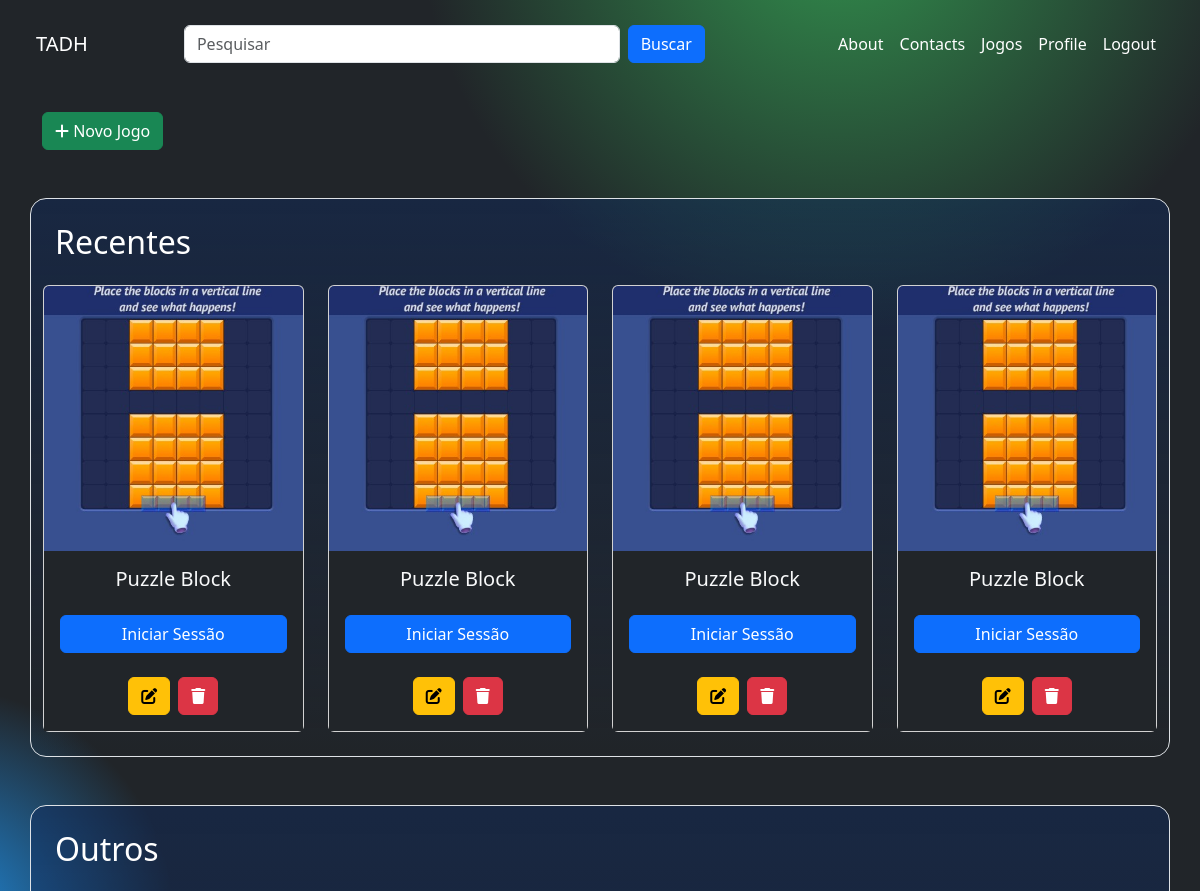
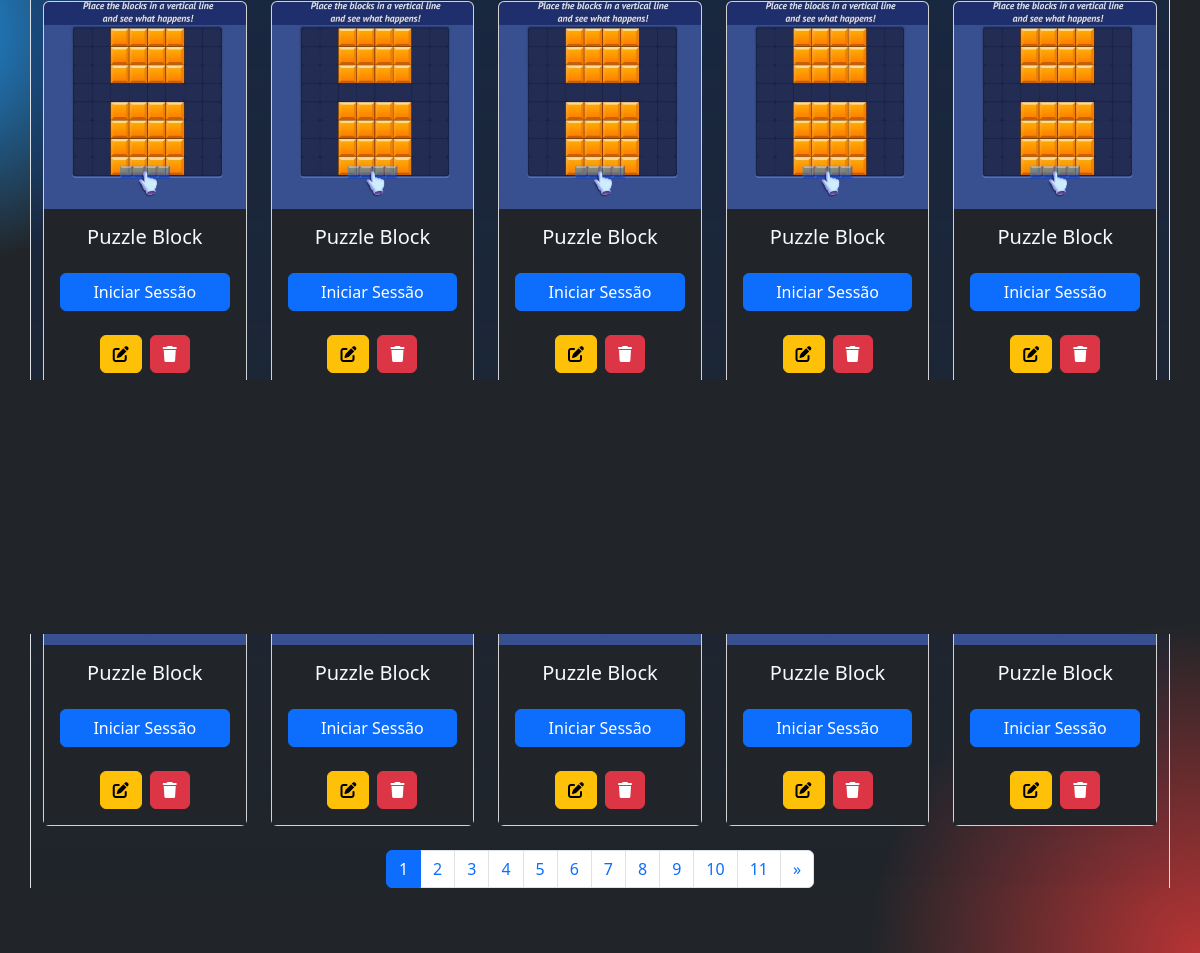
Screenshot of /jogos/ (signed in) with the database file from the repository (2 pictures, top to bottom).
### jogos/models.py (models this page shows, shortened)
class Jogo(models.Model):
    CATEGORIAS = [
        ("recentes", "Recentes"),
        ("outros", "Outros"),
    ]
    titulo = models.CharField(max_length=100)
    descricao = models.TextField()
    imagem = models.ImageField(upload_to="jogos/")
    url_jogo = models.URLField()
    categoria = models.CharField(max_length=10, choices=CATEGORIAS, default="outros")

### jogos/views.py (the view)
# urls.py: path("jogos/", views.jogos_list, name="jogos"),
@login_required(login_url="login")
def jogos_list(request):
    recentes = Jogo.objects.filter(categoria="outros").order_by("-id")[:4]
    outros_list = Jogo.objects.filter(categoria="outros").order_by("-id")
    q = request.GET.get('q', '').strip()
    term = " ".join(q.split())
    if q != "":
        outros_list = outros_list.filter(
            Q(titulo__icontains=term)
        )
    paginator = Paginator(outros_list, 10)  # Show 8 items per page
    page_number = request.GET.get('page', 1)
    outros = paginator.get_page(page_number)
    jogos_page = True
    context = {
        "recentes": recentes,
        "outros": outros,
        "paginator": paginator,
        "jogos_page": jogos_page
    }
    return render(request, "pages/jogos.html", context)

### jogos/templates/pages/jogos.html (shortened to what this page needs)
{% extends 'base.html' %}
{% block permissions %}
  {% load permission_tags %}
{% endblock permissions %}
{% block content %}
{% if user|has_role:'Admin' %}
<div class="container mt-4">
    <a href="{% url 'criar_jogo' %}" class="btn btn-success">
      <i class="fas fa-plus"></i> Novo Jogo
    </a>
</div>
{% endif %}
    <div class="container mt-5 recents rounded-4 p-4 border">
        <h1 class="mb-4 fs-2 ms-0">Recentes</h1>
        <div class="row g-4" style="display: grid; grid-template-columns: repeat(auto-fit, minmax(200px, 1fr)); gap: 1.5rem;">
            {% for jogo in recentes %}
            <div class="card p-0 z-index-1">
                <img src="{{ jogo.imagem.url }}" class="card-img-top" alt="{{ jogo.titulo }}">
                <div class="card-body bg-dark text-center">
                    <h5 class="card-title text-light mb-4">{{ jogo.titulo }}</h5>
                    <a href="{{ jogo.url_jogo }}" class="btn btn-primary w-100">Iniciar Sessão</a>
                    {% if user|has_role:'Admin' %}
                    <div class="d-flex justify-content-center
                    gap-2 mt-4">
                        <a href="{% url 'editar_jogo' jogo.id %}" class="btn btn-warning">
                          <i class="fas fa-edit"></i>
                        </a>
                        <button type="button" class="btn btn-danger" data-bs-toggle="modal" data-bs-target="#confirmDeleteModal-{{ jogo.id }}">
                            <i class="fas fa-trash"></i>
                        </button>
                      </div>
                      {% endif %}
                </div>
            </div>
            {% endfor %}
        </div>
    </div>
    <div class="container mt-5 recents rounded-4 p-4 border  mb-4">
        <h1 class="mb-4 fs-2 ms-0">Outros</h1>
        <div class="row g-4" style="display: grid; grid-template-columns: repeat(auto-fit, minmax(200px, 1fr)); gap: 1.5rem;">
            {% for jogo in outros %}
            <div class="card p-0">
                <img src="{{ jogo.imagem.url }}" class="card-img-top" alt="{{ jogo.titulo }}">
                <div class="card-body bg-dark text-center">
                    <h5 class="card-title text-light mb-4">{{ jogo.titulo }}</h5>
                    <a href="{{ jogo.url_jogo }}" class="btn btn-primary w-100">Iniciar Sessão</a>
                    <div class="d-flex justify-content-center gap-2 mt-4">
                        <a href="{% url 'editar_jogo' jogo.id %}" class="btn btn-warning">
                          <i class="fas fa-edit"></i>
                        </a>
                        <button type="button" class="btn btn-danger" data-bs-toggle="modal" data-bs-target="#confirmDeleteModal-{{ jogo.id }}">
                            <i class="fas fa-trash"></i>
                        </button>
                      </div>
                </div>
            </div>
            {% endfor %}
        </div>
        {% if outros.has_other_pages %}
        <nav aria-label="Page navigation" class="mt-4">
            <ul class="pagination justify-content-center">
                {% for page_num in paginator.page_range %}
                    {% if page_num == outros.number %}
                    <li class="page-item active">
                        <span class="page-link">{{ page_num }}</span>
                    </li>
                    {% else %}
                    <li class="page-item">
                        <a class="page-link" href="?page={{ page_num }}">{{ page_num }}</a>
                    </li>
                    {% endif %}
                {% endfor %}
                {% if outros.has_next %}
                <li class="page-item">
                    <a class="page-link" href="?page={{ outros.next_page_number }}" aria-label="Next">
                        <span aria-hidden="true">&raquo;</span>
                    </a>
                </li>
                {% endif %}
            </ul>
        </nav>
        {% endif %}
    </div>
{% endblock content %}

### jogos/templates/base.html (shortened to what this page needs)
{% load static %}
<!DOCTYPE html>
<html lang="pt-br">
<head>
    <link href="https://cdn.jsdelivr.net/npm/bootstrap@5.3.0-alpha1/dist/css/bootstrap.min.css" rel="stylesheet">
    <link rel="stylesheet" href="https://cdnjs.cloudflare.com/ajax/libs/font-awesome/6.0.0-beta3/css/all.min.css">
    <link rel="stylesheet" href="{% static 'css/styles.css' %}">
</head>
<body class="bg-dark">
    {% include 'partials/header.html' %}
    {% block content %}{% endblock content %}
</body>
</html>

### jogos/templates/partials/header.html (shortened to what this page needs)
<nav class="navbar navbar-expand-lg p-4">
        <div class="container-fluid">
            <a class="navbar-brand text-white" href="{% url 'home' %}">TADH</a>
            {% if jogos_page %}
                <form action="{% url 'jogos' %}" class="d-flex mx-auto search-form">
                    <input type="search" class="form-control me-2 btn-search" placeholder="Pesquisar" aria-label="Search" name="q" value="{{ request.GET.q }}">
                    <button class="btn btn-primary" type="submit">Buscar</button>
                </form>
            {% endif %}
            <div class="collapse navbar-collapse" id="navbarNav">
                <ul class="navbar-nav ms-auto">
                    <li class="nav-item">
                        <a class="nav-link text-white" href="{% url 'sobre' %}">About</a>
                    </li>
                    <li class="nav-item">
                        <a class="nav-link text-white" href="{% url 'faleconosco' %}">Contacts</a>
                    </li>
                    {% if user.is_authenticated %}
                    <li class="nav-item">
                        <a class="nav-link text-white" href="{% url 'jogos' %}">Jogos</a>
                    </li>
                    <li class="nav-item">
                        <a class="nav-link text-white" href="{% url 'profile' %}">Profile</a>
                    <li class="nav-item">
                        <a class="nav-link text-white" href="{% url 'logout' %}">Logout</a>
                    </li>
                    {% else %}
                    <li class="nav-item">
                        <a class="nav-link text-white" href="{% url 'login' %}">Login</a>
                    </li>
                    {% endif %}
                </ul>
            </div>
        </div>
    </nav>

### jogos/static/css/styles.css (style rules this page uses)
body { background-color: #121212; color: white; background-image: radial-gradient(circle at -5% 50%, rgba(31, 150, 242, 0.9), transparent 15%), radial-gradient(circle at 70% -5%, rgba(52, 159, 82, 0.9), transparent 20%), radial-gradient(circle at 100% 100%, rgba(200, 53, 53, 0.9), transparent 15%); background-size: cover; background-attachment: fixed; }
h1 { font-size: 3rem; color: white; margin-left: 6rem; }
.recents { background: linear-gradient(to bottom, rgba(16, 42, 91, 0.5) 0%, rgba(255, 255, 255, 0) 100%); }
.btn-search { width: 60%; margin-left: 5rem; }
.search-form { width: 100%; max-width: 1200px; }

### rows the page displays
Jogo: imagem (picture), titulo "Puzzle Block"
Jogo: imagem (picture), titulo "Puzzle Block"
Jogo: imagem (picture), titulo "Puzzle Block"
Jogo: imagem (picture), titulo "Puzzle Block"
Jogo: imagem (picture), titulo "Puzzle Block"
Jogo: imagem (picture), titulo "Puzzle Block"
Jogo: imagem (picture), titulo "Puzzle Block"
Jogo: imagem (picture), titulo "Puzzle Block"
Jogo: imagem (picture), titulo "Puzzle Block"
Jogo: imagem (picture), titulo "Puzzle Block"

### other values shown
{{ page_num }} "1"
{{ page_num }} "2" "3" "4" "5" "6" "7" "8" "9" "10" "11"
